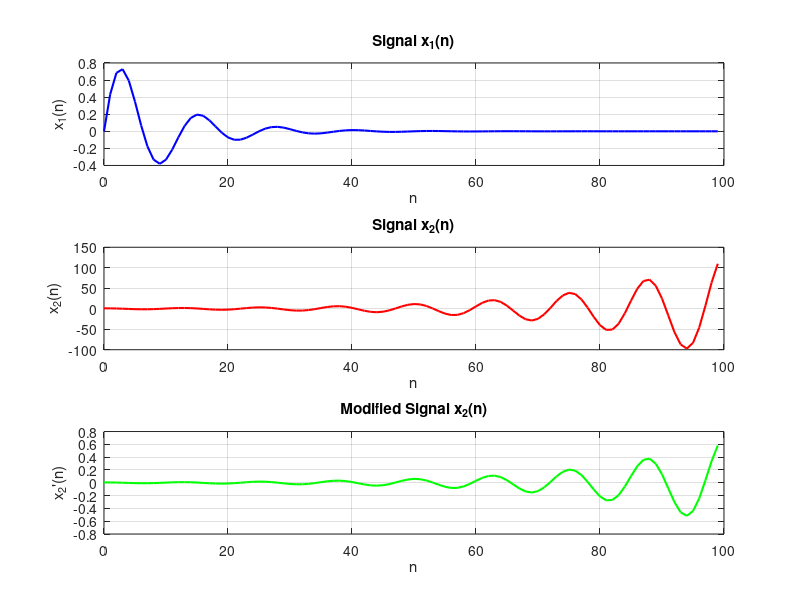

MATLAB code for this plot:
% Parameters
N = 100;  % Length of the signals
n = 0:N-1;  % Index array for the signals

% Original signals
x1 = 0.9.^n .* sin(2 * pi * 8 * n / N);  % Signal x1(n) defined as a damped sine wave
x2 = (1.05).^n .* cos(2 * pi * 8 * n / N);  % Signal x2(n) defined as an amplified cosine wave

% Calculate power of x1
P_x1 = (1 / N) * sum(abs(x1).^2);  % Compute average power of the signal x1
P_x1_dB = 10 * log10(P_x1);  % Convert power to decibels

% Calculate power of x2
P_x2 = (1 / N) * sum(abs(x2).^2);  % Compute average power of the signal x2
P_x2_dB = 10 * log10(P_x2);  % Convert power to decibels

% Scaling factor for matching powers
k = sqrt(P_x1 / P_x2);  % Calculate the scaling factor to equalize power levels

% Modified signal x2
x2_modified = k * x2;  % Scale x2 to match the power of x1

% Calculate power of modified x2
P_x2_modified = (1 / N) * sum(abs(x2_modified).^2);  % Compute average power of the modified signal
P_x2_modified_dB = 10 * log10(P_x2_modified);  % Convert power to decibels

% Output power levels
fprintf('Power of x1: %.2f dB\n', P_x1_dB);  % Display power of x1 in dB
fprintf('Power of x2: %.2f dB\n', P_x2_dB);  % Display power of x2 in dB
fprintf('Power of modified x2: %.2f dB\n', P_x2_modified_dB);  % Display power of modified x2 in dB

% Plot the signals
figure;

% Plot of signal x1
subplot(3, 1, 1);  % Create a subplot for x1
plot(n, x1, 'b', 'LineWidth', 1.5);  % Plot x1 in blue
title('Signal x_1(n)');  % Title for the first plot
xlabel('n');  % x-axis label
ylabel('x_1(n)');  % y-axis label
grid on;  % Enable grid on the plot

% Plot of signal x2
subplot(3, 1, 2);  % Create a subplot for x2
plot(n, x2, 'r', 'LineWidth', 1.5);  % Plot x2 in red
title('Signal x_2(n)');  % Title for the second plot
xlabel('n');  % x-axis label
ylabel('x_2(n)');  % y-axis label
grid on;  % Enable grid on the plot

% Plot of modified signal x2
subplot(3, 1, 3);  % Create a subplot for modified x2
plot(n, x2_modified, 'g', 'LineWidth', 1.5);  % Plot modified x2 in green
title('Modified Signal x_2(n)');  % Title for the third plot
xlabel('n');  % x-axis label
ylabel('x_2''(n)');  % y-axis label (note the prime indicating modification)
grid on;  % Enable grid on the plot

% Save the plots to a PNG file
FileName = 'Signal_Analysis.png';  % Specify the filename for saving
print('-dpng', '-opengl', '-r300', FileName);  % Save the plots as a high-resolution PNG file
